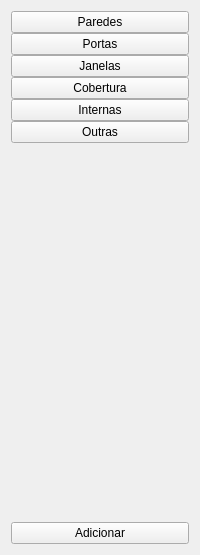
     <widget class="QWidget" name="full_menu_widget" native="true">
      <layout class="QVBoxLayout" name="verticalLayout_4">
       <item>
        <layout class="QVBoxLayout" name="verticalLayout_2">
         <property name="spacing">
          <number>0</number>
         </property>
         <item>
          <widget class="QPushButton" name="parede_btn_2">
           <property name="text">
            <string>Paredes</string>
           </property>
           <property name="icon">
            <iconset resource="resource.qrc">
             <normaloff>:/icon/icon/parede_off.svg</normaloff>
             <normalon>:/icon/icon/parede_on.svg</normalon>:/icon/icon/parede_off.svg</iconset>
           </property>
           <property name="iconSize">
            <size>
             <width>19</width>
             <height>19</height>
            </size>
           </property>
           <property name="checkable">
            <bool>true</bool>
           </property>
           <property name="autoExclusive">
            <bool>true</bool>
           </property>
          </widget>
         </item>
         <item>
          <widget class="QPushButton" name="porta_btn_2">
           <property name="text">
            <string>Portas</string>
           </property>
           <property name="icon">
            <iconset resource="resource.qrc">
             <normaloff>:/icon/icon/porta_off.svg</normaloff>
             <normalon>:/icon/icon/porta_on.svg</normalon>:/icon/icon/porta_off.svg</iconset>
           </property>
           <property name="iconSize">
            <size>
             <width>19</width>
             <height>19</height>
            </size>
           </property>
           <property name="checkable">
            <bool>true</bool>
           </property>
           <property name="autoExclusive">
            <bool>true</bool>
           </property>
          </widget>
         </item>
         <item>
          <widget class="QPushButton" name="janela_btn_2">
           <property name="text">
            <string>Janelas</string>
           </property>
           <property name="icon">
            <iconset resource="resource.qrc">
             <normaloff>:/icon/icon/janela_off.svg</normaloff>
             <normalon>:/icon/icon/janela_on.svg</normalon>:/icon/icon/janela_off.svg</iconset>
           </property>
           <property name="iconSize">
            <size>
             <width>19</width>
             <height>19</height>
            </size>
           </property>
           <property name="checkable">
            <bool>true</bool>
           </property>
           <property name="autoExclusive">
            <bool>true</bool>
           </property>
          </widget>
         </item>
         <item>
          <widget class="QPushButton" name="cobertura_btn_2">
           <property name="text">
            <string>Cobertura</string>
           </property>
           <property name="icon">
            <iconset resource="resource.qrc">
             <normaloff>:/icon/icon/cobertura_off.svg</normaloff>
             <normalon>:/icon/icon/cobertura_on.svg</normalon>:/icon/icon/cobertura_off.svg</iconset>
           </property>
           <property name="iconSize">
            <size>
             <width>19</width>
             <height>19</height>
            </size>
           </property>
           <property name="checkable">
            <bool>true</bool>
           </property>
           <property name="autoExclusive">
            <bool>true</bool>
           </property>
          </widget>
         </item>
         <item>
          <widget class="QPushButton" name="interna_btn_2">
           <property name="text">
            <string>Internas</string>
           </property>
           <property name="icon">
            <iconset resource="resource.qrc">
             <normaloff>:/icon/icon/interno_off.svg</normaloff>
             <normalon>:/icon/icon/interno_on.svg</normalon>:/icon/icon/interno_off.svg</iconset>
           </property>
           <property name="iconSize">
            <size>
             <width>19</width>
             <height>19</height>
            </size>
           </property>
           <property name="checkable">
            <bool>true</bool>
           </property>
           <property name="autoExclusive">
            <bool>true</bool>
           </property>
          </widget>
         </item>
         <item>
          <widget class="QPushButton" name="outras_btn_2">
           <property name="text">
            <string>Outras</string>
           </property>
           <property name="icon">
            <iconset resource="resource.qrc">
             <normaloff>:/icon/icon/outros_off.svg</normaloff>
             <normalon>:/icon/icon/outros_on.svg</normalon>:/icon/icon/outros_off.svg</iconset>
           </property>
           <property name="iconSize">
            <size>
             <width>19</width>
             <height>19</height>
            </size>
           </property>
           <property name="checkable">
            <bool>true</bool>
           </property>
           <property name="autoExclusive">
            <bool>true</bool>
           </property>
          </widget>
         </item>
        </layout>
       </item>
       <item>
        <spacer name="verticalSpacer_2">
         <property name="orientation">
          <enum>Qt::Vertical</enum>
         </property>
         <property name="sizeHint" stdset="0">
          <size>
           <width>20</width>
           <height>373</height>
          </size>
         </property>
        </spacer>
       </item>
       <item>
        <widget class="QPushButton" name="exit_btn_2">
         <property name="text">
          <string>Adicionar</string>
         </property>
         <property name="icon">
          <iconset resource="resource.qrc">
           <normaloff>:/icon/icon/add.ico</normaloff>:/icon/icon/add.ico</iconset>
         </property>
         <property name="iconSize">
          <size>
           <width>19</width>
           <height>19</height>
          </size>
         </property>
        </widget>
       </item>
      </layout>
     </widget>
